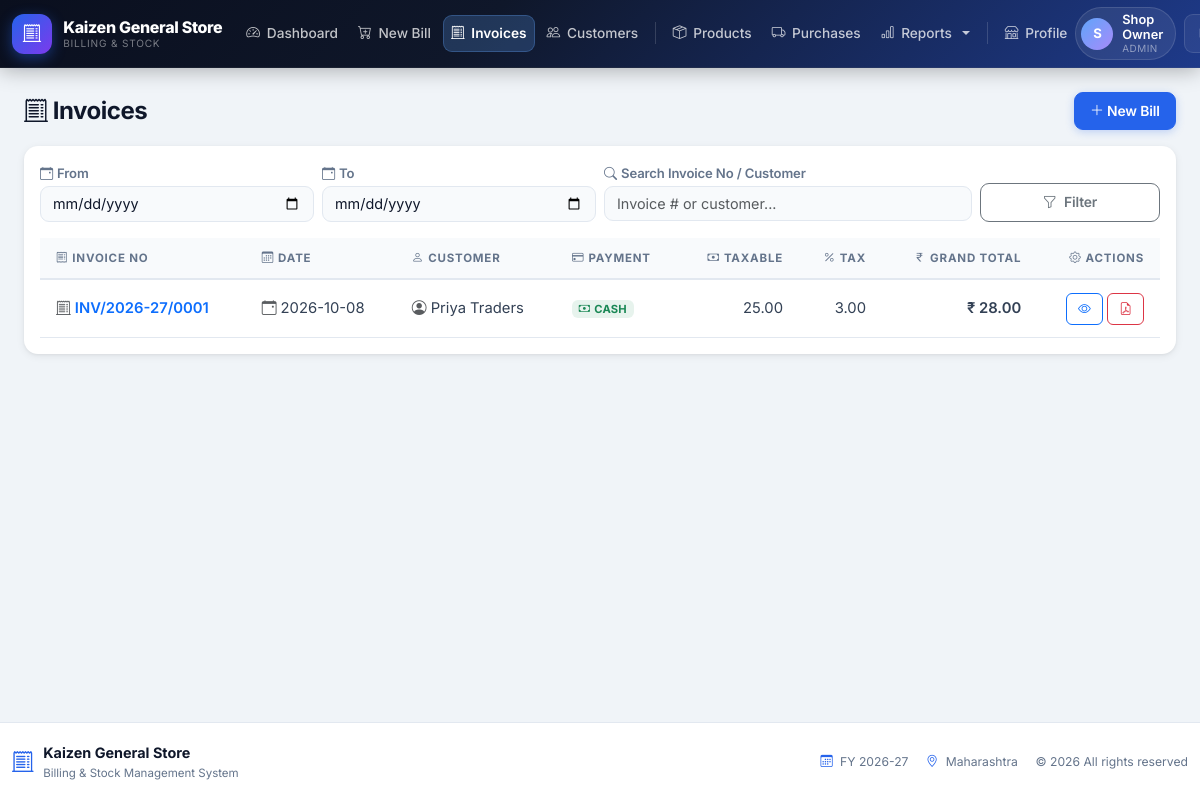
/billing/list.php (signed in), run on the app's committed database.
### tables this page shows
CREATE TABLE invoices (
    invoice_id    INT AUTO_INCREMENT PRIMARY KEY,
    invoice_no    VARCHAR(20) NOT NULL UNIQUE,
    customer_id   INT NOT NULL,
    invoice_date  DATE NOT NULL,
    taxable_total DECIMAL(12,2) NOT NULL DEFAULT 0,
    cgst          DECIMAL(12,2) NOT NULL DEFAULT 0,
    sgst          DECIMAL(12,2) NOT NULL DEFAULT 0,
    igst          DECIMAL(12,2) NOT NULL DEFAULT 0,
    round_off     DECIMAL(12,2) NOT NULL DEFAULT 0,
    grand_total   DECIMAL(12,2) NOT NULL DEFAULT 0,
    payment_mode  ENUM('cash','upi','card') NOT NULL DEFAULT 'cash',
    created_by    INT NOT NULL,
    created_at    TIMESTAMP NOT NULL DEFAULT CURRENT_TIMESTAMP,
    CONSTRAINT fk_invoices_customer FOREIGN KEY (customer_id) REFERENCES customers(customer_id),
    CONSTRAINT fk_invoices_user     FOREIGN KEY (created_by)  REFERENCES users(id)
);

CREATE TABLE customers (
    customer_id INT AUTO_INCREMENT PRIMARY KEY,
    name        VARCHAR(100) NOT NULL,
    phone       VARCHAR(15)  NULL,
    state       VARCHAR(50)  NOT NULL,
    gstin       VARCHAR(15)  NULL,
    created_at  TIMESTAMP NOT NULL DEFAULT CURRENT_TIMESTAMP
);

### includes/functions.php (called while the page is built, shortened)
<?php
function money(float $amount): string
{
    return number_format($amount, 2);
}
function h($value): string
{
    return htmlspecialchars((string) $value, ENT_QUOTES, 'UTF-8');
}

### billing/list.php (the view, shortened to what this page needs)
<?php
require_once __DIR__ . '/../config/db.php';
require_once __DIR__ . '/../includes/functions.php';
$from = trim($_GET['from'] ?? '');
$to   = trim($_GET['to'] ?? '');
$q    = trim($_GET['q'] ?? '');
$conditions = [];
$params = [];
$where = $conditions ? ('WHERE ' . implode(' AND ', $conditions)) : '';
$stmt = $pdo->prepare(
    "SELECT i.*, c.name AS customer_name FROM invoices i
     JOIN customers c ON c.customer_id = i.customer_id
     $where
     ORDER BY i.invoice_id DESC"
);
$stmt->execute($params);
$invoices = $stmt->fetchAll();
require __DIR__ . '/../includes/header.php';
?>
<div class="d-flex justify-content-between align-items-center mb-3">
  <h4 class="mb-0"><i class="bi bi-receipt-cutoff"></i> Invoices</h4>
  <a href="<?= BASE_URL ?>/billing/new.php" class="btn btn-primary"><i class="bi bi-plus-lg"></i> New Bill</a>
</div>
<div class="card p-3">
  <form method="get" class="row g-2 mb-3">
    <div class="col-sm-3">
      <label class="form-label small mb-0"><i class="bi bi-calendar-event me-1"></i>From</label>
      <input type="date" name="from" class="form-control" value="<?= h($from) ?>">
    </div>
    <div class="col-sm-3">
      <label class="form-label small mb-0"><i class="bi bi-calendar-event me-1"></i>To</label>
      <input type="date" name="to" class="form-control" value="<?= h($to) ?>">
    </div>
    <div class="col-sm-4">
      <label class="form-label small mb-0"><i class="bi bi-search me-1"></i>Search Invoice No / Customer</label>
      <input type="text" name="q" class="form-control" placeholder="Invoice # or customer..." value="<?= h($q) ?>">
    </div>
    <div class="col-sm-2 d-flex align-items-end">
      <button class="btn btn-outline-secondary w-100" type="submit"><i class="bi bi-funnel me-1"></i> Filter</button>
    </div>
  </form>
  <div class="table-responsive">
    <table class="table table-hover align-middle">
      <thead>
        <tr>
          <th><i class="bi bi-receipt me-1"></i>Invoice No</th>
          <th><i class="bi bi-calendar3 me-1"></i>Date</th>
          <th><i class="bi bi-person me-1"></i>Customer</th>
          <th><i class="bi bi-credit-card me-1"></i>Payment</th>
          <th class="text-end"><i class="bi bi-cash me-1"></i>Taxable</th>
          <th class="text-end"><i class="bi bi-percent me-1"></i>Tax</th>
          <th class="text-end"><i class="bi bi-currency-rupee me-1"></i>Grand Total</th>
          <th class="text-end"><i class="bi bi-gear me-1"></i>Actions</th>
        </tr>
      </thead>
      <tbody>
      <?php foreach ($invoices as $inv): $tax = $inv['cgst'] + $inv['sgst'] + $inv['igst']; ?>
        <tr>
          <td><span class="fw-semibold text-primary"><i class="bi bi-receipt-cutoff me-1 text-muted"></i><?= h($inv['invoice_no']) ?></span></td>
          <td><i class="bi bi-calendar-event text-muted me-1"></i><?= h($inv['invoice_date']) ?></td>
          <td><i class="bi bi-person-circle text-muted me-1"></i><?= h($inv['customer_name']) ?></td>
          <td>
            <?php
              $pm = strtolower($inv['payment_mode']);
              if ($pm === 'cash') {
                echo '<span class="badge bg-success bg-opacity-10 text-success"><i class="bi bi-cash me-1"></i>CASH</span>';
              } elseif ($pm === 'upi') {
                echo '<span class="badge bg-info bg-opacity-10 text-info"><i class="bi bi-qr-code me-1"></i>UPI</span>';
              } else {
                echo '<span class="badge bg-primary bg-opacity-10 text-primary"><i class="bi bi-credit-card me-1"></i>' . strtoupper(h($inv['payment_mode'])) . '</span>';
              }
            ?>
          </td>
          <td class="text-end"><?= money($inv['taxable_total']) ?></td>
          <td class="text-end"><?= money($tax) ?></td>
          <td class="text-end fw-semibold">&#8377; <?= money($inv['grand_total']) ?></td>
          <td class="text-end text-nowrap">
            <a href="<?= BASE_URL ?>/billing/view.php?id=<?= (int) $inv['invoice_id'] ?>" class="btn btn-sm btn-outline-primary" title="View Invoice"><i class="bi bi-eye"></i></a>
            <a href="<?= BASE_URL ?>/billing/pdf.php?id=<?= (int) $inv['invoice_id'] ?>" class="btn btn-sm btn-outline-danger" target="_blank" title="Download PDF"><i class="bi bi-file-earmark-pdf"></i></a>
          </td>
        </tr>
      <?php endforeach; ?>
      </tbody>
    </table>
  </div>
</div>
<?php require __DIR__ . '/../includes/footer.php'; ?>

### assets/css/style.css (style rules this page uses)
:root { --primary: #2563eb; --primary-dark: #1d4ed8; --primary-light: #dbeafe; --primary-glow: rgba(37,99,235,.2); --accent: #7c3aed; --accent-light: #ede9fe; --success: #16a34a; --success-light: #dcfce7; --warning: #d97706; --warning-light: #fef3c7; --danger: #dc2626; --danger-light: #fee2e2; --info: #0891b2; --info-light: #cffafe; --bg: #f0f4f8; --surface: #ffffff; --surface-2: #f8fafc; --border: #e2e8f0; --border-strong: #cbd5e1; --text: #0f172a; --text-2: #334155; --muted: #64748b; --muted-light: #94a3b8; --radius: 14px; --radius-sm: 9px; --radius-xs: 6px; --shadow-xs: 0 1px 2px rgba(0,0,0,.05); --shadow-sm: 0 2px 8px rgba(0,0,0,.07), 0 1px 3px rgba(0,0,0,.05); --shadow: 0 4px 20px rgba(0,0,0,.08), 0 2px 8px rgba(0,0,0,.05); --shadow-md: 0 8px 30px rgba(0,0,0,.1), 0 3px 10px rgba(0,0,0,.06); --shadow-lg: 0 16px 48px rgba(0,0,0,.12), 0 6px 16px rgba(0,0,0,.08); --navbar-h: 68px; --transition: .18s cubic-bezier(.4,0,.2,1); }
*, *::before, *::after { box-sizing: border-box; }
html, body { height: 100%; }
body { background: var(--bg); color: var(--text); font-family: 'Inter', 'Segoe UI', system-ui, -apple-system, sans-serif; display: flex; flex-direction: column; min-height: 100vh; font-size: .925rem; line-height: 1.6; -webkit-font-smoothing: antialiased; }
a { color: var(--primary); text-decoration: none; transition: color var(--transition); }
h1,h2,h3,h4,h5,h6 { font-weight: 700; letter-spacing: -.02em; }
.card { border: none; border-radius: var(--radius); box-shadow: var(--shadow-sm); background: var(--surface); transition: box-shadow var(--transition), transform var(--transition); }
.table { --bs-table-hover-bg: #f5f8ff; margin-bottom: 0; }
.table thead th { font-size: .72rem; font-weight: 700; text-transform: uppercase; letter-spacing: .07em; color: var(--muted); border-bottom: 2px solid var(--border); padding: .7rem 1rem; background: var(--surface-2); white-space: nowrap; }
.table tbody td { padding: .8rem 1rem; border-color: var(--border); vertical-align: middle; color: var(--text-2); }
.btn { border-radius: var(--radius-sm); font-weight: 600; font-size: .87rem; padding: .48rem .95rem; transition: all var(--transition); letter-spacing: -.01em; }
.btn-primary { background: var(--primary); border-color: var(--primary); box-shadow: 0 2px 8px rgba(37,99,235,.25); }
.btn-sm { padding: .32rem .7rem; font-size: .8rem; border-radius: var(--radius-xs); }
.form-control, .form-select { border: 1.5px solid var(--border); border-radius: var(--radius-sm); font-size: .9rem; background: var(--surface-2); transition: border-color var(--transition), box-shadow var(--transition), background var(--transition); color: var(--text); }
.form-label { font-weight: 600; font-size: .82rem; color: var(--muted); margin-bottom: .4rem; letter-spacing: -.01em; }
.badge { border-radius: var(--radius-xs); font-weight: 700; font-size: .7rem; padding: .28em .6em; letter-spacing: .02em; }

### data on the page
invoices: invoice_no "INV/2026-27/0001", invoice_date "2026-10-08", customer.name "Priya Traders", payment_mode "cash" (drawn), taxable_total "25.00", igst "3.00", grand_total "28.00"

### other printed values
shopSetting('shop_name') "Kaizen General Store"
$initials "S"
$user['name'] "Shop Owner"
$user['role'] "ADMIN"
getFinancialYear() "2026-27"
shopSetting('shop_state') "Maharashtra"
